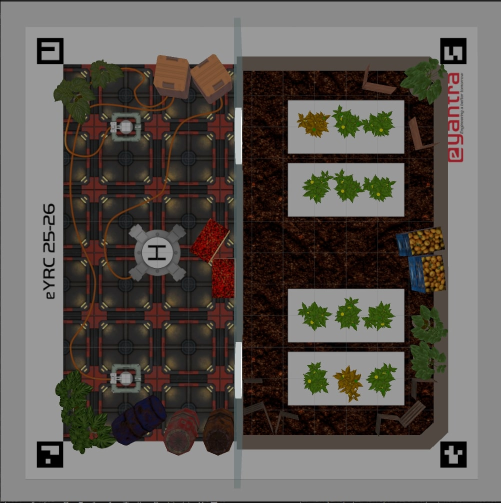
#> input picture task1a_image.jpg, 1001 x 1005 px (shown at 1/2 size)
$ python task1a.py --image task1a_image.jpg
#> lines starting #> are read from the running program, lines starting #| are printed output that depends on the picture; after the words box and inside, x2 and y2 are one past the last pixel; in counts of white or black regions, pixels touching at a corner belong together
import cv2
import numpy as np
import cv2.aruco as aruco
import argparse
from pathlib import Path
import sys


class Config:
    """Holds all configuration parameters for the detection pipeline."""
    WARP_WIDTH, WARP_HEIGHT = 800, 800

    # Infection color ranges
    HSV_YELLOW_LOWER = np.array([20, 100, 100])
    HSV_YELLOW_UPPER = np.array([35, 255, 255])
    HSV_INFECTED_BROWN_LOWER = np.array([10, 60, 50])
    HSV_INFECTED_BROWN_UPPER = np.array([30, 255, 200])

    # Soil color range
    HSV_SOIL_BROWN_LOWER = np.array([10, 50, 20])
    HSV_SOIL_BROWN_UPPER = np.array([30, 255, 200])

    # Grey plant tray color range
    HSV_GREY_TRAY_LOWER = np.array([0, 0, 100])
    HSV_GREY_TRAY_UPPER = np.array([180, 50, 220])

    MORPH_KERNEL = np.ones((5, 5), np.uint8)

    # --- CORRECTED LINES for newer OpenCV versions ---
    ARUCO_DICT = aruco.getPredefinedDictionary(aruco.DICT_4X4_100)
    ARUCO_PARAMS = aruco.DetectorParameters_create()
    # --- END OF CORRECTION ---

    REQUIRED_IDS = [80, 85, 90, 95]


def find_and_warp_arena(image):
    """Detects ArUco markers and performs perspective correction."""
    gray = cv2.cvtColor(image, cv2.COLOR_BGR2GRAY)
    corners, ids, _ = aruco.detectMarkers(gray, Config.ARUCO_DICT, parameters=Config.ARUCO_PARAMS)
    if ids is None or len(ids) < 4:
        print("Error: Not all ArUco markers were found.")
        return None, None

    ids = ids.flatten()
    marker_dict = {id_: corner.reshape(4, 2) for id_, corner in zip(ids, corners)}
    if not all(id_ in marker_dict for id_ in Config.REQUIRED_IDS):
        print(f"Error: Missing required ArUco IDs. Found: {ids.tolist()}")
        return None, None

    top_left, top_right = marker_dict[80][0], marker_dict[85][1]
    bottom_right, bottom_left = marker_dict[90][2], marker_dict[95][3]
    src_pts = np.array([top_left, top_right, bottom_right, bottom_left], dtype=np.float32)
    dst_pts = np.array([[0, 0], [Config.WARP_WIDTH - 1, 0], [Config.WARP_WIDTH - 1, Config.WARP_HEIGHT - 1],
                        [0, Config.WARP_HEIGHT - 1]], dtype=np.float32)
    matrix = cv2.getPerspectiveTransform(src_pts, dst_pts)
    warped = cv2.warpPerspective(image, matrix, (Config.WARP_WIDTH, Config.WARP_HEIGHT))
    return warped, ids


def extract_plant_area(warped_image):
    """Dynamically identifies the half of the arena containing the plants."""
    mid_y = warped_image.shape[0] // 2
    top_half, bottom_half = warped_image[:mid_y, :], warped_image[mid_y:, :]
    mask_top = cv2.inRange(cv2.cvtColor(top_half, cv2.COLOR_BGR2HSV), Config.HSV_SOIL_BROWN_LOWER,
                           Config.HSV_SOIL_BROWN_UPPER)
    mask_bottom = cv2.inRange(cv2.cvtColor(bottom_half, cv2.COLOR_BGR2HSV), Config.HSV_SOIL_BROWN_LOWER,
                              Config.HSV_SOIL_BROWN_UPPER)
    ''''''
    if cv2.countNonZero(mask_top) > cv2.countNonZero(mask_bottom):

        return top_half
    else:

        return bottom_half


def analyze_infection(plant_area):
    """Analyzes each plant cell for infection after isolating the plant trays."""
    hsv_area = cv2.cvtColor(plant_area, cv2.COLOR_BGR2HSV)
    tray_mask = cv2.inRange(hsv_area, Config.HSV_GREY_TRAY_LOWER, Config.HSV_GREY_TRAY_UPPER)

    close_kernel = np.ones((15, 15), np.uint8)
    tray_mask = cv2.morphologyEx(tray_mask, cv2.MORPH_CLOSE, close_kernel)

    clean_plant_area = cv2.bitwise_and(plant_area, plant_area, mask=tray_mask)


    h, w, _ = plant_area.shape
    rows, cols = 3, 2
    block_h, block_w = h // rows, w // cols
    labels = [["A", "D"], ["B", "E"], ["C", "F"]]
    cell_scores = []
    overlay = plant_area.copy()

    for c in range(cols):
        for r in range(rows):
            x1, y1 = c * block_w, r * block_h
            x2, y2 = (c + 1) * block_w, (r + 1) * block_h

            cell = clean_plant_area[y1:y2, x1:x2]

            blurred_cell = cv2.GaussianBlur(cell, (7, 7), 0)
            hsv_cell = cv2.cvtColor(blurred_cell, cv2.COLOR_BGR2HSV)
            mask_yellow = cv2.inRange(hsv_cell, Config.HSV_YELLOW_LOWER, Config.HSV_YELLOW_UPPER)
            mask_brown = cv2.inRange(hsv_cell, Config.HSV_INFECTED_BROWN_LOWER, Config.HSV_INFECTED_BROWN_UPPER)
            infection_mask = cv2.bitwise_or(mask_yellow, mask_brown)
            infection_mask = cv2.morphologyEx(infection_mask, cv2.MORPH_OPEN, Config.MORPH_KERNEL)
            score = cv2.countNonZero(infection_mask)
            cell_scores.append({"label": labels[r][c], "score": score})

            label = labels[r][c]
            index = r + c * rows + 1
            color = (0, 0, 255) if score > 100 else (0, 255, 0)
            cv2.rectangle(overlay, (x1, y1), (x2, y2), color, 3)
            cv2.putText(overlay, f"{label} (#{index})", (x1 + 10, y1 + 30), cv2.FONT_HERSHEY_SIMPLEX, 0.9, color, 2)
            cv2.putText(overlay, f"Score: {score}", (x1 + 10, y1 + 65), cv2.FONT_HERSHEY_SIMPLEX, 0.7, color, 2)


    block1 = [cell for cell in cell_scores if cell["label"] in ["A", "B", "C"]]
    block2 = [cell for cell in cell_scores if cell["label"] in ["D", "E", "F"]]
    most_infected_b1 = max(block1, key=lambda x: x["score"])['label']
    most_infected_b2 = max(block2, key=lambda x: x["score"])['label']

    return most_infected_b1, most_infected_b2


def Detection(image_path):
    """Main function to run the entire detection pipeline."""
    print(f"Starting analysis for image: {image_path}")
    image = cv2.imread(image_path)
    if image is None:
        print(f"FATAL: Image not found at {image_path}")
        return 1

    warped_arena, detected_ids = find_and_warp_arena(image)
    if warped_arena is None:
        return 1


    plant_area = extract_plant_area(warped_arena)


    infected_plant_1, infected_plant_2 = analyze_infection(plant_area)

    print("-" * 30)
    print(f"Infection found in Block 1 at position: P1{infected_plant_1}")
    print(f"Infection found in Block 2 at position: P2{infected_plant_2}")
    print("-" * 30)

    final_image = cv2.imread("plant_tray_analysis.png")
    #cv2.imshow("Final Analysis", final_image)
    #cv2.waitKey(0)
    #cv2.destroyAllWindows()

    input_path = Path(image_path)
    output_txt_path = input_path.with_name("1894.txt")

    print(f"Saving results to: {output_txt_path}")

    with open(output_txt_path, "w") as f:
        f.write(f"Detected marker IDs: {detected_ids.tolist() if detected_ids is not None else 'None'}\n")
        f.write(f"Infected plant in Block 1: P1{infected_plant_1}\n")
        f.write(f"Infected plant in Block 2: P2{infected_plant_2}\n")

    return 0


def main():
    parser = argparse.ArgumentParser(description="Detect infected plants with visual labels")
    parser.add_argument('--image', type=str, required=True, help="Path to input image")
    args = parser.parse_args()
    sys.exit(Detection(args.image))
#> in Detection, image is the input picture: shape (1005, 1001, 3); mean B, G, R 83.9, 88.9, 94.8
#> in find_and_warp_arena, `gray = cv2.cvtColor(image, cv2.COLOR_BGR2GRAY)`:
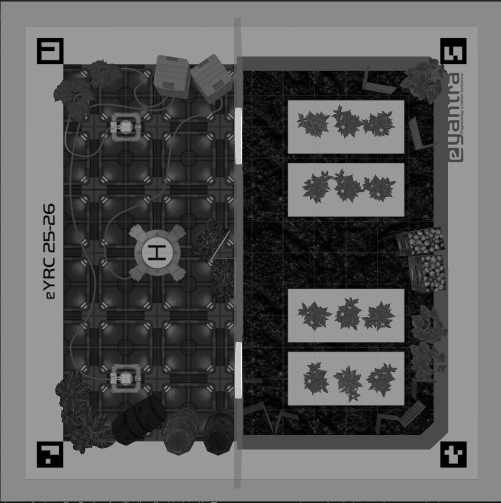
#> gray: shape (1005, 1001) (shown at 1/2 size); min 0, max 255, mean 90.1
#> in find_and_warp_arena, `corners, ids, _ = aruco.detectMarkers(gray, Config.ARUCO_DICT, paramet..`: corners = ([[932, 883], [932, 935], [880, 934], [880, 883]], [[125, 883], [126, 934], [74, 935], [74, 883]], [[932, 76], [932, 127], [880, 127], [880, 76]], [[125, 77], [126, 126], [76, 127], [75, 78]]); ids = [95, 80, 90, 85]
#> in find_and_warp_arena, `marker_dict = {id_: corner.reshape(4, 2) for id_, corner in zip(ids, c..`: marker_dict = {95: [[932, 883], [932, 935], [880, 934], [880, 883]], 80: [[125, 883], [126, 934], [74, 935], [74, 883]], 90: [[932, 76], [932, 127], [880, 127], [880, 76]], 85: [[125, 77], [126, 126], [76, 127], [75, 78]]}
#> in find_and_warp_arena, `top_left, top_right = marker_dict[80][0], marker_dict[85][1]`: top_left = [125, 883]; top_right = [126, 126]
#> in find_and_warp_arena, `bottom_right, bottom_left = marker_dict[90][2], marker_dict[95][3]`: bottom_right = [880, 127]; bottom_left = [880, 883]
#> in find_and_warp_arena, `src_pts = np.array([top_left, top_right, bottom_right, bottom_left], d..`: src_pts = [[125, 883], [126, 126], [880, 127], [880, 883]]
#> in find_and_warp_arena, `matrix = cv2.getPerspectiveTransform(src_pts, dst_pts)`: matrix = [[-7.52e-17, -1.06, 932], [1.06, 0.0014, -133.5], [-1.75e-06, 1.75e-06, 1]]
#> in find_and_warp_arena, `warped = cv2.warpPerspective(image, matrix, (Config.WARP_WIDTH, Config..`:
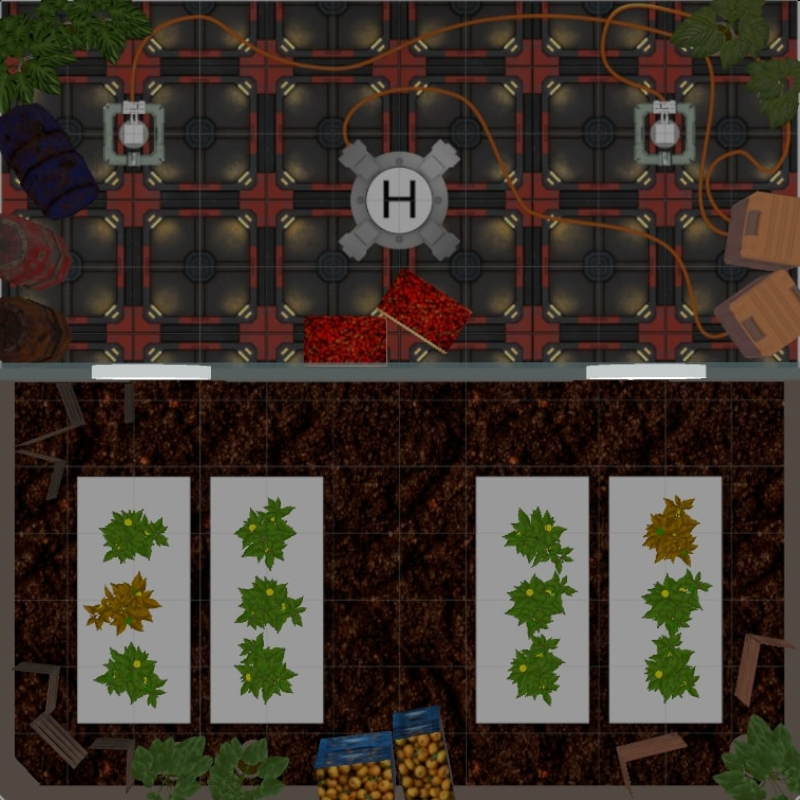
#> warped: shape (800, 800, 3); mean B, G, R 45.5, 54, 63.4
#> in Detection, `warped_arena, detected_ids = find_and_warp_arena(image)`: detected_ids = [95, 80, 90, 85]
#> in extract_plant_area, `top_half, bottom_half = warped_image[:mid_y, :], warped_image[mid_y:, :]`:
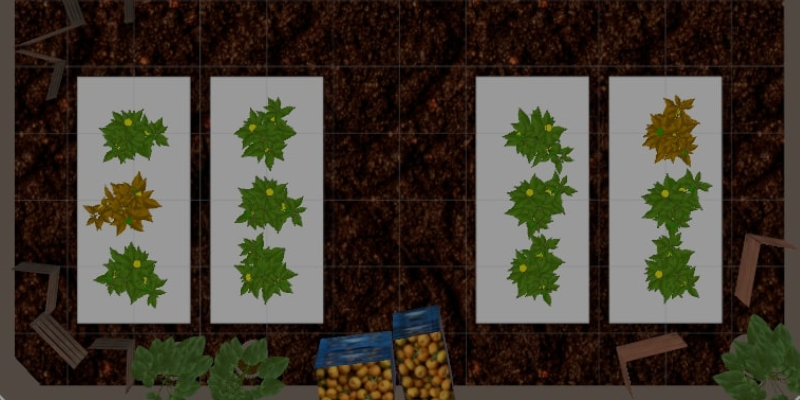
#> bottom_half: shape (400, 800, 3); mean B, G, R 51, 61.6, 68.4
#> in extract_plant_area, `mask_top = cv2.inRange(cv2.cvtColor(top_half, cv2.COLOR_BGR2HSV), Conf..`:
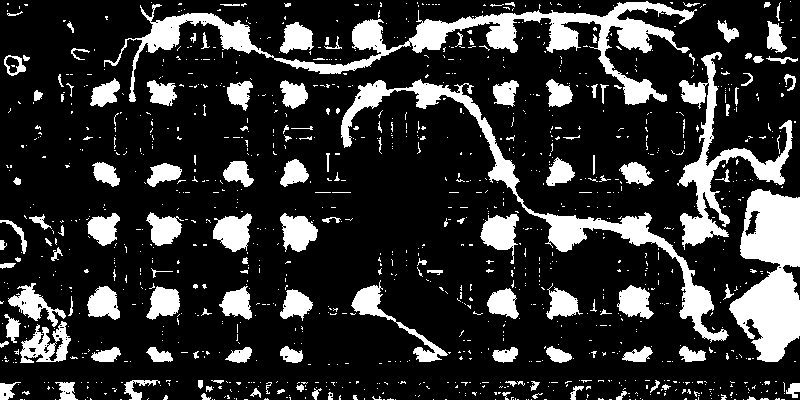
#> mask_top: shape (400, 800); 19.3% white; 1173 white regions (1035 under 20 px), largest, box (x1, y1, x2, y2) and area: (104, 1, 697, 105) 11171, (729, 189, 800, 362) 7832, (341, 79, 729, 343) 7122
#> in extract_plant_area, `mask_bottom = cv2.inRange(cv2.cvtColor(bottom_half, cv2.COLOR_BGR2HSV)..`: mask_bottom: shape (400, 800); 14.5% white; 1667 white regions (1435 under 20 px), largest, box (x1, y1, x2, y2) and area: (313, 331, 734, 400) 9069, (0, 0, 176, 400) 7377, (777, 4, 800, 334) 3386
#> in analyze_infection, `hsv_area = cv2.cvtColor(plant_area, cv2.COLOR_BGR2HSV)`: hsv_area: shape (400, 800, 3); mean H, S, V 34.7, 82.4, 59.9
#> in analyze_infection, `tray_mask = cv2.inRange(hsv_area, Config.HSV_GREY_TRAY_LOWER, Config.H..`: tray_mask: shape (400, 800); 4.3% white; 183 white regions (161 under 20 px), largest, box (x1, y1, x2, y2) and area: (366, 168, 432, 233) 2900, (91, 363, 212, 380) 1765, (585, 363, 707, 380) 1763
#> in analyze_infection, `tray_mask = cv2.morphologyEx(tray_mask, cv2.MORPH_CLOSE, close_kernel)`: tray_mask: shape (400, 800); 6.5% white; 105 white regions (85 under 20 px), largest, box (x1, y1, x2, y2) and area: (341, 140, 459, 254) 7333, (104, 87, 164, 175) 3636, (636, 87, 694, 174) 3557
#> in analyze_infection, `clean_plant_area = cv2.bitwise_and(plant_area, plant_area, mask=tray_m..`:
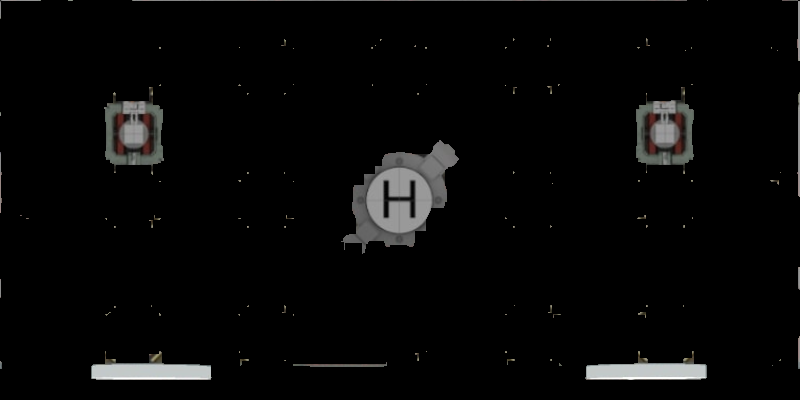
#> clean_plant_area: shape (400, 800, 3); mean B, G, R 7.6, 7.8, 7.8
#> after the loop in analyze_infection, `for c in range(cols):`:
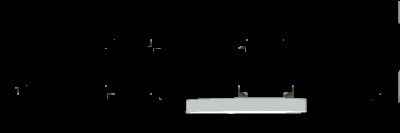
#> cell: shape (133, 400, 3); mean B, G, R 7.8, 7.9, 7.8
#> after the loop in analyze_infection, `for c in range(cols):`: hsv_cell: shape (133, 400, 3); mean H, S, V 4.2, 2.1, 8
#> after the loop in analyze_infection, `for c in range(cols):`: infection_mask: shape (133, 400); every value is 0
#> after the loop in analyze_infection, `for c in range(cols):`:
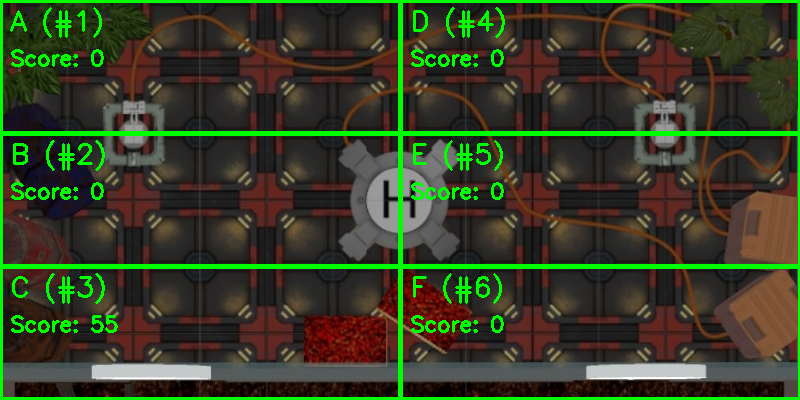
#> overlay: shape (400, 800, 3); mean B, G, R 37, 62.4, 54.3
#> after the loop in analyze_infection, `for c in range(cols):`: cell_scores = 6 items
#> in analyze_infection, `block1 = [cell for cell in cell_scores if cell["label"] in ["A", "B", ..`: block1 = 3 items
#> in analyze_infection, `most_infected_b1 = max(block1, key=lambda x: x["score"])['label']`: most_infected_b1 = 'C'
#> in analyze_infection, `most_infected_b2 = max(block2, key=lambda x: x["score"])['label']`: most_infected_b2 = 'D'
#> in Detection, `infected_plant_1, infected_plant_2 = analyze_infection(plant_area)`: infected_plant_1 = 'C'; infected_plant_2 = 'D'
#| Infection found in Block 1 at position: P1C
#| Infection found in Block 2 at position: P2D


if __name__ == "__main__":
    main()
#> (the program exits here)
